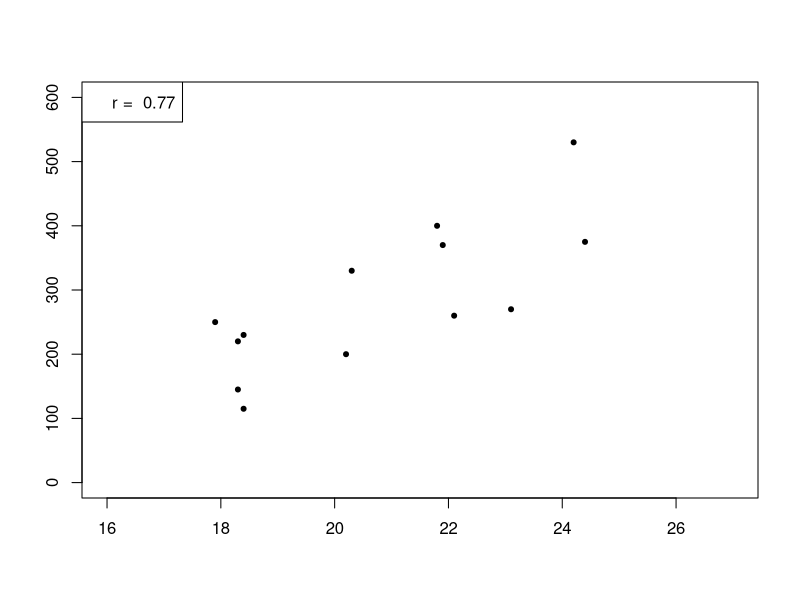

Write the R code that produced this figure.
## Exemplo aula Correlação & Regressão

## Dados ####
x <- c(17.9, 18.3, 18.3, 18.4, 18.4, 20.2, 20.3, 21.8, 21.9, 22.1, 23.1, 24.2, 24.4)
y <- c(250, 220, 145, 115, 230, 200, 330, 400, 370, 260, 270, 530, 375)
plot(y~x, pch=20, xlim = c(16,27), ylim = c(0,600), xlab="", ylab="")
leg.txt <- paste("r = ", round(cor(x,y), digits = 2))
legend("topleft",legend = leg.txt, border = "")

cor(x,y)
cor.test(x,y)